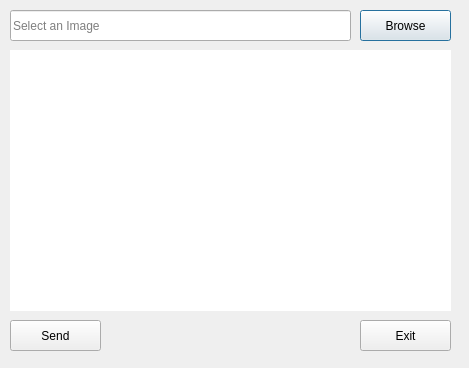
<?xml version="1.0" encoding="UTF-8"?>
<ui version="4.0">
 <class>Dialog</class>
 <widget class="QDialog" name="Dialog">
  <property name="geometry">
   <rect>
    <x>0</x>
    <y>0</y>
    <width>469</width>
    <height>368</height>
   </rect>
  </property>
  <property name="sizePolicy">
   <sizepolicy hsizetype="Fixed" vsizetype="Fixed">
    <horstretch>0</horstretch>
    <verstretch>0</verstretch>
   </sizepolicy>
  </property>
  <property name="windowTitle">
   <string>Dialog</string>
  </property>
  <widget class="QLineEdit" name="lineedit_filepath">
   <property name="geometry">
    <rect>
     <x>10</x>
     <y>10</y>
     <width>341</width>
     <height>31</height>
    </rect>
   </property>
   <property name="readOnly">
    <bool>true</bool>
   </property>
   <property name="placeholderText">
    <string>Select an Image</string>
   </property>
  </widget>
  <widget class="QPushButton" name="btn_browse">
   <property name="geometry">
    <rect>
     <x>360</x>
     <y>10</y>
     <width>91</width>
     <height>31</height>
    </rect>
   </property>
   <property name="text">
    <string>Browse</string>
   </property>
  </widget>
  <widget class="QLabel" name="lbl_image">
   <property name="geometry">
    <rect>
     <x>10</x>
     <y>50</y>
     <width>441</width>
     <height>261</height>
    </rect>
   </property>
   <property name="autoFillBackground">
    <bool>false</bool>
   </property>
   <property name="styleSheet">
    <string notr="true">border-color: rgb(0, 0, 0);
background-color: rgb(255, 255, 255);</string>
   </property>
   <property name="text">
    <string/>
   </property>
  </widget>
  <widget class="QPushButton" name="btn_send">
   <property name="enabled">
    <bool>true</bool>
   </property>
   <property name="geometry">
    <rect>
     <x>10</x>
     <y>320</y>
     <width>91</width>
     <height>31</height>
    </rect>
   </property>
   <property name="text">
    <string>Send</string>
   </property>
  </widget>
  <widget class="QPushButton" name="btn_exit">
   <property name="enabled">
    <bool>true</bool>
   </property>
   <property name="geometry">
    <rect>
     <x>360</x>
     <y>320</y>
     <width>91</width>
     <height>31</height>
    </rect>
   </property>
   <property name="text">
    <string>Exit</string>
   </property>
  </widget>
 </widget>
 <resources/>
 <connections/>
</ui>
